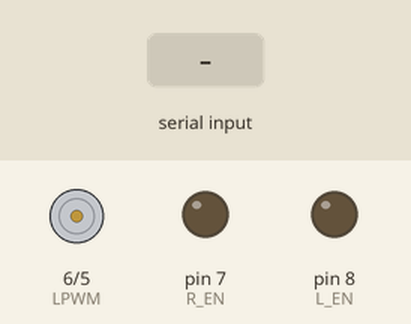
Recording of a sketch running on a simulated Arduino Mega 2560, built with avr-gcc and run on an emulated ATmega2560. Shown: motor-driver pin pairs drawn as motors (green arrow = first pin HIGH = forward, orange = second pin HIGH = backward, longer = more drive), output pins drawn as LEDs (lit = HIGH). Inputs (shaded band) come from the test bench. The local clock reads 2024-03-15 10:24:30 at power-on unless the sketch sets it; what the sketch prints to the serial monitor is not drawn.

Above: at 1.2 s.
1.3 s: "FEED\n" received over the second serial link
At 2.4 s:
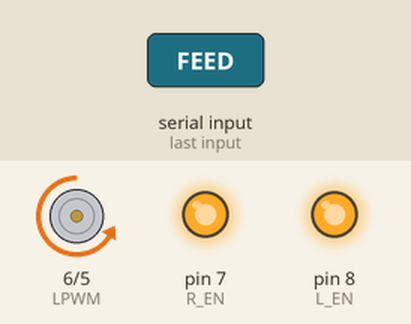
2.8 s: "FEED,1\n" received over the second serial link
5.8 s: "SCH=\n" received over the second serial link
Timing chart, 0 to 8.8 s (numbered marks = the images above; inputs shaded):
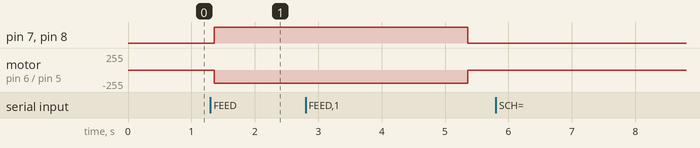

The sketch:

MEGA_Updated.ino
```cpp
// ============================================================
// MEGA FIRMWARE — motor control + RTC scheduling
// Mostly unchanged from the original, with two fixes:
// 1. MAX_SCHEDULES raised from 3 to 10, to match the app's
//    unlimited schedule list (capped at 10 by the ESP32 side).
// 2. Schedules with hour == -1 (sent by the ESP32 for a
//    disabled schedule) are now correctly skipped, instead of
//    the old code which fired every schedule unconditionally.
// ============================================================

#include <Wire.h>
#include <RTClib.h>

RTC_DS3231 rtc;

// ---------- BTS7960 MOTOR PINS ----------
#define RPWM 5
#define LPWM 6
#define R_EN 7
#define L_EN 8

// ---------- SCHEDULE ----------
#define MAX_SCHEDULES 10 // was 3 — raised to match the app

struct Schedule {
  int hour = -1;
  int minute = -1;
};

Schedule schedules[MAX_SCHEDULES];

// ---------- SERIAL ----------
String incoming = "";

// ---------- DEBUG ----------
void debug(String msg) { Serial.println(msg); }

// ---------- MOTOR CONTROL ----------
void feedNow() {
  debug("FEED command received — motor running counter-clockwise instantly!");

  digitalWrite(R_EN, HIGH);
  digitalWrite(L_EN, HIGH);

  const int targetPWM = 200;
  const unsigned long runTime = 4000;

  analogWrite(LPWM, 0);
  analogWrite(RPWM, targetPWM);

  unsigned long start = millis();
  while (millis() - start < runTime) {
    delay(10);
  }

  analogWrite(LPWM, 0);
  analogWrite(RPWM, 0);
  digitalWrite(R_EN, LOW);
  digitalWrite(L_EN, LOW);

  debug("Motor stopped.");
}

// ---------- SETUP ----------
void setup() {
  Serial.begin(9600);
  Serial1.begin(9600); // ESP32 connection

  pinMode(RPWM, OUTPUT);
  pinMode(LPWM, OUTPUT);
  pinMode(R_EN, OUTPUT);
  pinMode(L_EN, OUTPUT);

  Wire.begin();
  rtc.begin();

  if (rtc.lostPower()) {
    debug("RTC lost power, setting system time...");
    rtc.adjust(DateTime(F(__DATE__), F(__TIME__)));
  }

  debug("Mega started");
}

// ---------- CHECK SCHEDULES ----------
void checkSchedules() {
  DateTime now = rtc.now();

  for (int i = 0; i < MAX_SCHEDULES; i++) {
    // hour == -1 means this slot is empty or the schedule is disabled
    // (the ESP32 sends -1 for disabled schedules) — skip it.
    if (schedules[i].hour < 0) continue;

    if (schedules[i].hour == now.hour() &&
        schedules[i].minute == now.minute() &&
        now.second() == 0) {
      feedNow();
    }
  }
}

// ---------- LOOP ----------
void loop() {
  while (Serial1.available()) {
    char c = Serial1.read();
    Serial.print(c);

    if (c == '\n' || c == '\r') {
      if (incoming.length() > 0) {
        incoming.trim();
        Serial.println();
        Serial.println("Received: " + incoming);

        // ---- SCHEDULE ----
        if (incoming.startsWith("SCH=")) {
          int index = incoming.substring(4, incoming.indexOf(',')).toInt();

          if (index >= 0 && index < MAX_SCHEDULES) {
            int comma1 = incoming.indexOf(',');
            int comma2 = incoming.indexOf(',', comma1 + 1);

            if (comma1 > 0 && comma2 > comma1) {
              schedules[index].hour = incoming.substring(comma1 + 1, comma2).toInt();
              schedules[index].minute = incoming.substring(comma2 + 1).toInt();
              Serial.println("Schedule updated!");
            } else {
              Serial.println("Invalid schedule format!");
            }
          } else {
            Serial.println("Schedule index out of range!");
          }
        }

        // ---- FEED ----
        else if (incoming == "FEED") {
          Serial.println("FEED command received!");
          feedNow();
        }

        incoming = "";
      }
    } else {
      incoming += c;
      if (incoming.length() > 50) {
        incoming = "";
        Serial.println("\nBuffer cleared (overflow)");
      }
    }
  }

  checkSchedules();
}
```

Measured:
- after the input at 1.3 s, pin 7 (R_EN), pin 8 (L_EN): LOW → HIGH after 0.06 s; motor on pin 6 (LPWM) / pin 5 (RPWM): stopped → backward 200/255 after 0.06 s
- after the input at 5.8 s, every drawn part: stays the same
